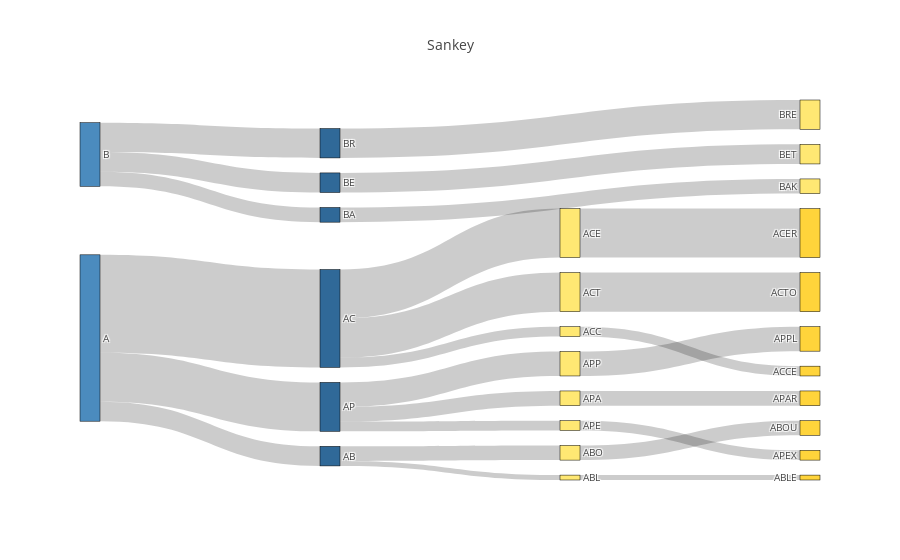

This figure's notebook cell:
### Code cell
fig = get_sankey(data, stage_columns=['Stg1', 'Stg2', 'Stg3', 'Stg4'], value_column='Cnt')
iplot(fig, validate=False)

### Figure 1 — Plotly figure (JSON) as saved in the notebook; plotly's stock layout.template omitted (floating-point values rounded to 4 significant figures)
{"data": [{"link": {"source": [1, 1, 1, 2, 2, 13, 16, 7, 7, 7, 11, 15, 9, 3, 3, 3, 17, 12, 8, 0, 0, 0, 6, 5, 4], "target": [2, 7, 3, 13, 16, 27, 26, 11, 15, 9, 21, 20, 24, 17, 12, 8, 22, 25, 23, 6, 5, 4, 10, 14, 18], "value": [4, 20, 10, 1, 3, 1, 3, 2, 10, 8, 2, 10, 8, 3, 2, 5, 3, 2, 5, 3, 4, 6, 3, 4, 6]}, "node": {"color": ["#4B8BBE", "#4B8BBE", "#306998", "#306998", "#306998", "#306998", "#306998", "#306998", "#FFE873", "#FFE873", "#FFE873", "#FFE873", "#FFE873", "#FFE873", "#FFE873", "#FFE873", "#FFE873", "#FFE873", "#FFE873", "#FFD43B", "#FFD43B", "#FFD43B", "#FFD43B", "#FFD43B", "#FFD43B", "#FFD43B", "#FFD43B", "#FFD43B"], "label": ["B", "A", "AB", "AP", "BR", "BE", "BA", "AC", "APP", "ACT", "BAK", "ACC", "APE", "ABL", "BET", "ACE", "ABO", "APA", "BRE", null, "ACER", "ACCE", "APAR", "APPL", "ACTO", "APEX", "ABOU", "ABLE"], "line": {"color": "black", "width": 0.5}, "pad": 15, "thickness": 20}, "type": "sankey"}], "layout": {"autosize": true, "font": {"size": 10}, "title": {"text": "Sankey"}}}
